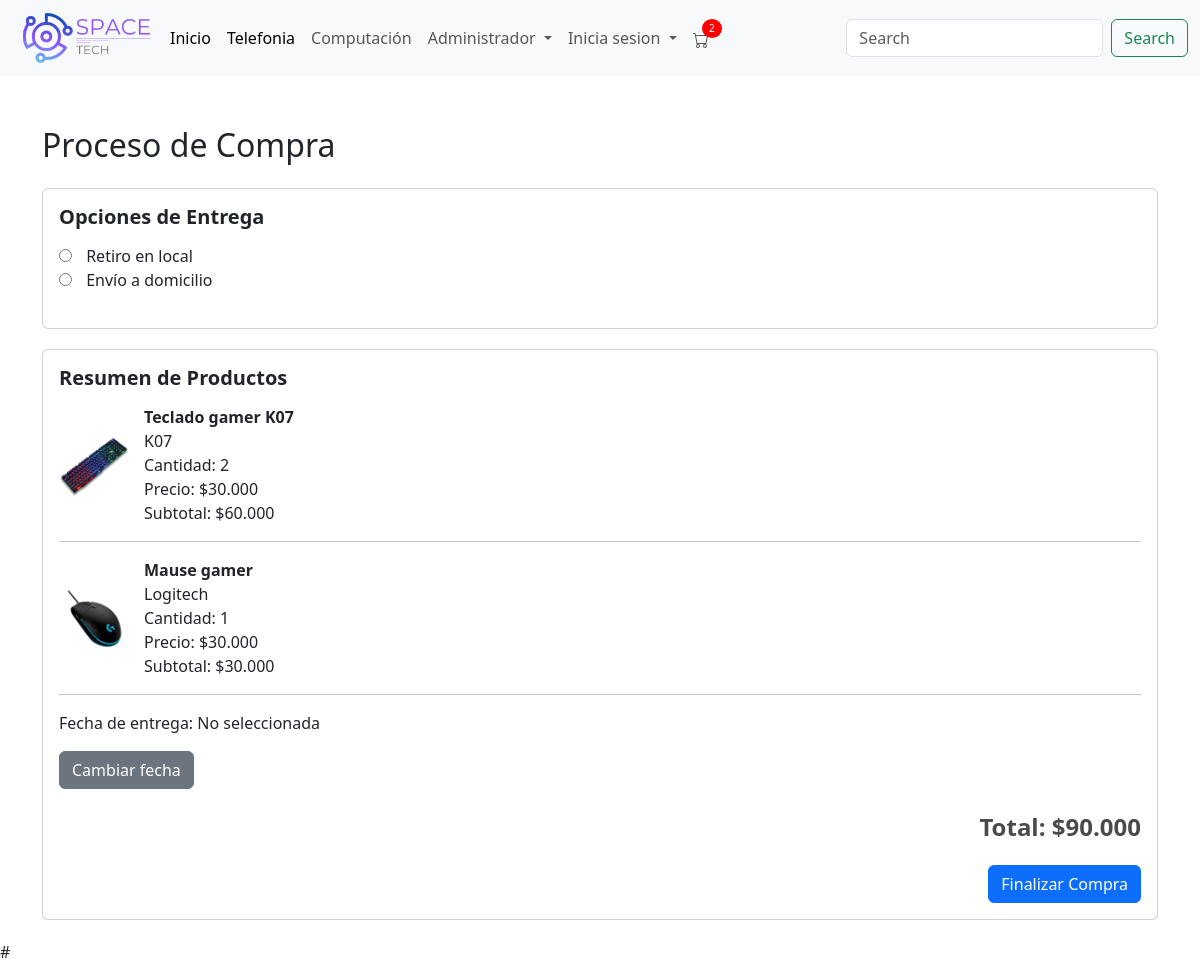
/venta_productos/ (signed in), run on the app's committed database.
### menu/models.py (models this page shows, shortened)
class CarritoItem(models.Model):
    carrito = models.ForeignKey(Carrito, on_delete=models.CASCADE)
    producto = models.ForeignKey(Articulos, on_delete=models.CASCADE)
    cantidad = models.IntegerField(default=1)
    agregado_en = models.DateTimeField(default=timezone.now)

class Articulos(models.Model):
    nombre = models.CharField(max_length=30)
    descripcion = models.CharField(max_length=50)
    precio = models.IntegerField()
    stock = models.IntegerField()
    foto = models.ImageField(upload_to='static/img/', blank=True, null=True)
    marca = models.CharField(max_length=30, default='Sin Marca')
    precio_oferta = models.IntegerField(blank=True, null=True)
    descuento = models.DecimalField(max_digits=5, decimal_places=2, blank=True, null=True)

### menu/views.py (the view)
# urls.py: path('venta_productos/', views.venta_productos, name='venta_productos'),
@login_required
def venta_productos(request):
    if request.user.is_authenticated:
        try:
            perfil_usuario = Usuario.objects.get(email=request.user.email)
            direccion = perfil_usuario.direccion
        except Usuario.DoesNotExist:
            perfil_usuario = None
            direccion = ""
    else:
        return redirect('login')
    carrito, created = Carrito.objects.get_or_create(usuario=request.user)
    items = CarritoItem.objects.filter(carrito=carrito)
    total = sum(item.producto.precio * item.cantidad for item in items)
    return render(request, 'venta_productos.html', {'items': items, 'total': total, 'direccion': direccion})

### menu/context_processors.py (called while the page is built)
def carrito_items_count(request):
    if request.user.is_authenticated:
        try:
            carrito = Carrito.objects.get(usuario=request.user)
            count = CarritoItem.objects.filter(carrito=carrito).count()
        except Carrito.DoesNotExist:
            count = 0
    else:
        count = 0
    return {
        'carrito_items_count': count
    }

### menu/templatetags/custom_filters.py (called while the page is built)
@register.filter(name='format_price')
def format_price(value):
    return "${:,.0f}".format(value).replace(',', '.')

@register.filter
def multiply(value, arg):
    return value * arg

### menu/templates/venta_productos.html (shortened to what this page needs)
<!DOCTYPE html>
<html lang="es">
{% load static %}
{% load custom_filters %}
<head>
    <link href="https://cdn.jsdelivr.net/npm/bootstrap@5.3.3/dist/css/bootstrap.min.css" rel="stylesheet">
    <link rel="stylesheet" href="https://cdn.jsdelivr.net/npm/sweetalert2@11/dist/sweetalert2.min.css">
    <link rel="stylesheet" href="https://cdn.jsdelivr.net/npm/flatpickr/dist/flatpickr.min.css">
</head>
<body>
    {% include "plantilla/menu.html" %}
    <div class="container">
        <h2 class="mb-4">Proceso de Compra</h2>
        <div class="card">
            <div class="card-body">
                <h3 class="section-title">Opciones de Entrega</h3>
                <div class="delivery-options">
                    <div>
                        <input type="radio" id="retiro_local" name="delivery_option" value="retiro_local">
                        <label for="retiro_local">Retiro en local</label>
                    </div>
                    <div>
                        <input type="radio" id="envio_domicilio" name="delivery_option" value="envio_domicilio">
                        <label for="envio_domicilio">Envío a domicilio</label>
                    </div>
                </div>
            </div>
        </div>
        <div class="card">
            <div class="card-body">
                <h3 class="section-title">Resumen de Productos</h3>
                {% for item in items %}
                <div class="d-flex align-items-center">
                    <img src="{{ item.producto.foto.url }}" alt="{{ item.producto.nombre }}" class="product-img">
                    <div class="product-details">
                        <div class="product-name">{{ item.producto.nombre }}</div>
                        <div>{{ item.producto.marca }}</div>
                        <div>Cantidad: {{ item.cantidad }}</div>
                        <div>Precio: {{ item.producto.precio|format_price }}</div>
                        <div>Subtotal: {{ item.producto.precio|multiply:item.cantidad|format_price }}</div>
                    </div>
                </div>
                <hr>
                {% endfor %}
                <div>
                    <p>Fecha de entrega: <span id="fecha_entrega_seleccionada">No seleccionada</span></p>
                    <button id="cambiar_fecha" class="btn btn-secondary">Cambiar fecha</button>
                </div>
                <div class="total" data-total="{{ total }}">Total: {{ total|format_price }}</div>
                <button type="submit" class="btn btn-primary btn-finalizar">Finalizar Compra</button>
            </div>
        </div>
    </div>
    # <script src="https://maps.googleapis.com/maps/api/js?key=AIzaSyAUjMYm_HVdhncKSb4nvc8e4Br3-pbfbfc&callback=initMap&libraries=places" async defer></script>
</body>
</html>

### menu/templates/venta_productos.html (style rules this page uses)
body { background-color: #f8f9fa; }
.container { margin-top: 50px; }
.card { margin-bottom: 20px; }
.product-img { width: 70px; height: auto; margin-right: 15px; }
.product-details { flex-grow: 1; }
.product-name { font-weight: bold; }
.total { font-size: 1.5rem; font-weight: bold; margin-top: 20px; text-align: right; color: #4a4a4a; }
.btn-finalizar { margin-top: 20px; float: right; }
.section-title { font-size: 1.25rem; font-weight: bold; margin-bottom: 15px; }
.delivery-options { margin-bottom: 20px; }
.delivery-options input { margin-right: 10px; }

### data on the page
CarritoItem: producto.foto (picture), producto.nombre "Teclado gamer K07", producto.marca "K07", cantidad "2", producto.precio "$30.000", producto.precio|multiply "$60.000"
CarritoItem: producto.foto (picture), producto.nombre "Mause gamer", producto.marca "Logitech", cantidad "1", producto.precio "$30.000", producto.precio|multiply "$30.000"

### other printed values
{{ carrito_items_count }} "2"
{{ total|format_price }} "$90.000"
